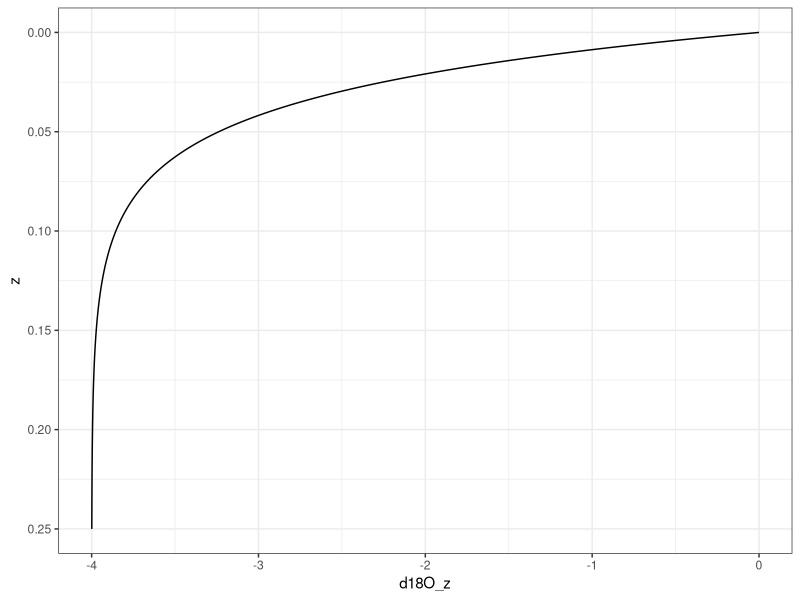
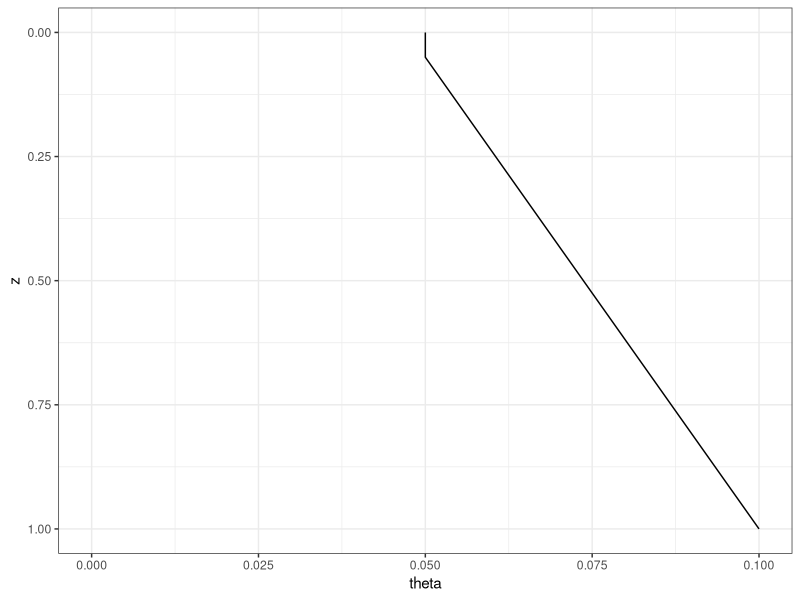
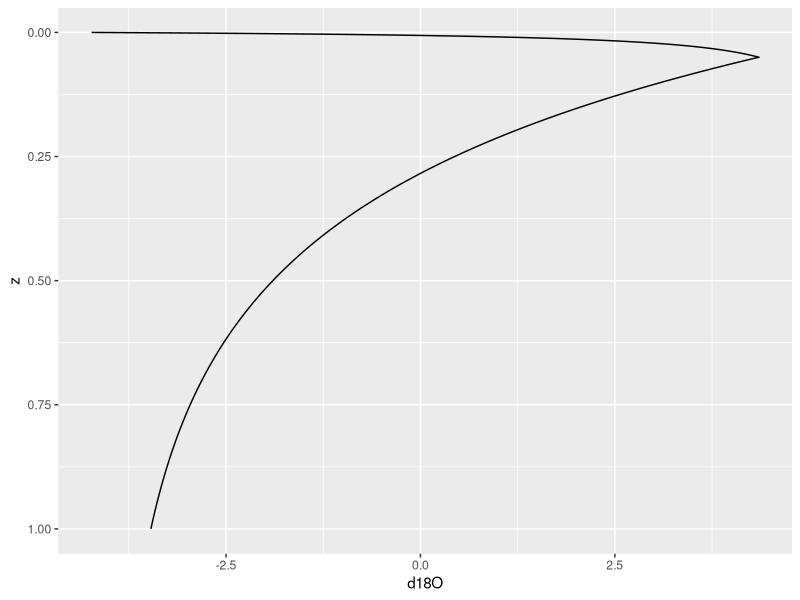
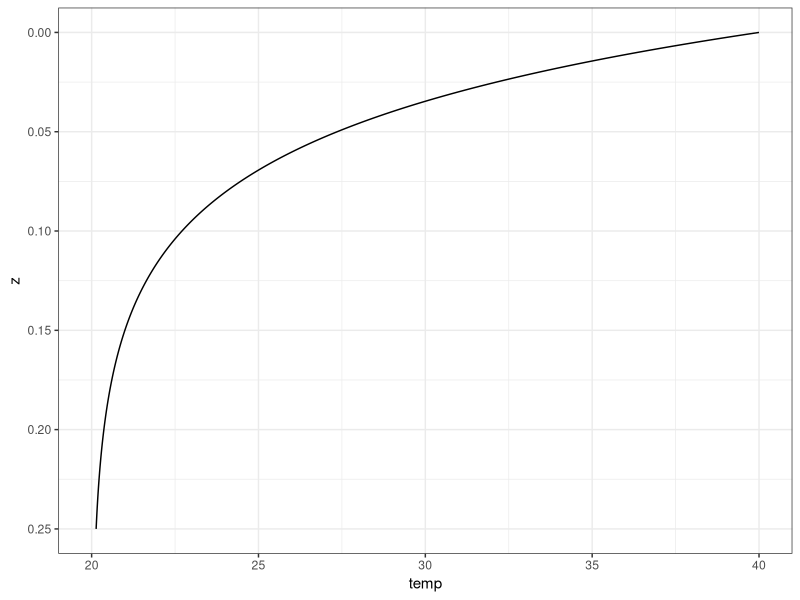

The R source for these figures, in order: (Note: this script raises an error after producing the figures.)
## ---- chunk 1
library(tidyverse)
## ---- chunk 2
saturated_soil <- tibble(
  # set up 
  z = seq(0,.25, by = .001), #m
  
  #Oxygen isotope boundary conditions
  d18O_res = -4, #permil
  d18O_surface = 0, #permil
  
  #Soil boundary conditions
  E = 10E-9, #m/sec - this is just under 1 mm / day (0.864 mm/ day)
  p = 0.3, # porosity, unitless
  tau = 0.67, #toruosity, unitless
  theta = 0.3, #volumetric water content unitless
  D = 1.5E-9, #m^2 / sec from Barnes and Allison, 1988
  f = tau*theta,

  
  #calculated terms
  D_star = f*D,  #m^2 / sec
  z_l = D_star/E, #m
  d18O_z = d18O_res + (d18O_surface - d18O_res)*exp(-z/z_l) #permil
)

saturated_soil %>% ggplot()+aes(x = d18O_z, y = z) + geom_line()  + scale_y_reverse() + scale_x_continuous(limits = c(-4,0)) + theme_bw()
## ---- chunk 3
water_C <- tibble (
  z = seq (0,1, by = 0.001),
  theta = ifelse(z<=0.05, 0.05, (z+0.9)/19)
)
  
water_C %>% ggplot () + aes(x = theta, y = z) %>% geom_line()+scale_y_reverse()+scale_x_continuous(limits = c(0,.1)) + theme_bw()
## ---- chunk 4
vt_region <-  tibble(
  #the basics: 
  z = seq(0,.05, by = .001), #m
  temp = 20, #°C
  temp.K = temp + 273.15,
  rho = 997, #kg/m^3
  
  #fractionation factors:
  R = 8.314, #J/mol-K
  epsilon_d18O_eq = -7.685+6.7123*(1E3/temp.K)-1.6664*(1E6/temp.K^2)+0.35041*(1E9/temp.K^3),
  alpha_eq = exp(epsilon_d18O_eq/1000),
  alpha_kin = .975, 
  epsilon_kin = -25, #permil
  
  #isotope boundary conditions: 
  d18O_res = -4, #permil
  d180_surface = 0, #permil
  d18O_a = -14, #permil
  
  #Soil boundary conditions
  h_a = 0.2, #relative humidity @ surface
  E = 10E-9, #m/sec
  p = 0.3, # porosity, unitless
  tau = 0.67, #toruosity, unitless
  theta = ifelse(z<=0.05, 0.05, (z+0.9)/19), #changes through the profile 
  N_sat = 0.017, #kg/m^2
  D = 1.5E-9, #m^2 / sec from Barnes and Allison, 1988
  D_v = 2.42E-5,
  f = tau*theta,
  D_star = f*D,  #m^2 / sec
  
  #liquid diffusion length scale 
  z_l = D_star/E, #m
  
  
  #kinetic fractionation terms: 
  eta = (1-h_a)/epsilon_kin,
  z_bar = (N_sat*D_v)/(rho*E),
  
  
  diffusion_term  = (eta*(1+d18O_res)) + (d18O_res - d18O_a),
  humidity_term = (z/ (z+h_a*z_bar)),
  d18O =  (d18O_a + epsilon_d18O_eq + diffusion_term*humidity_term)/alpha_eq
  
)
## ---- chunk 5
lt_region <- tibble (
  z = seq (.051, 1, by=0.001),
  z_ef = 0.05, #m
  temp = 20, #°C
  temp.K = temp + 273.15,
  rho = 997, #kg/m^3
  
  #fractionation factors:
  R = 8.314, #J/mol-K
  epsilon_d18O_eq = -7.685+6.7123*(1E3/temp.K)-1.6664*(1E6/temp.K^2)+0.35041*(1E9/temp.K^3),
  alpha_eq = exp(epsilon_d18O_eq/1000),
  alpha_kin = 0.975, 
  epsilon_kin = -25, #permil, average based on Rothfuss et al., 2012
  
  #isotope boundary conditions: 
  d18O_res = -4, #permil
  d18O_surface = 0, #permil
  d18O_a = -14, #permil

  #Soil boundary conditions
  E = 10E-10, #m/sec
  p = 0.3, # porosity, unitless
  tau = 0.67, #toruosity, unitless
  theta = ifelse(z<=0.05, 0.05, (z+0.9)/19), #changes through the profile
  N_sat = 0.017, #kg/m^2
  D = 1.5E-9, #m^2 / sec from Barnes and Allison, 1988
  D_v = 2.42E-5,
  f = tau*theta,
  D_star = f*D,  #m^2 / sec
  g = tau*(1-theta), #this is an approximation (see 1988 paper, p 151)
  Dv_star = g*D_v,
  
  #length scales
  z_l = D_star/E, #m
  z_v = (alpha_eq*alpha_kin*Dv_star*N_sat)/(E*rho),
  k = z_l + z_v, 
  
  #equation 6 from 1988 paper: 
  d18O = d18O_res + (4.35 - d18O_res)*exp(-1/k*(z-z_ef))
)
  
## ---- chunk 6
d18O_profile <- bind_rows(vt_region, lt_region) %>% 
  select(z, d18O)

Isothermal_unsaturated <- d18O_profile %>% 
    ggplot() + 
    aes(d18O, z)+
    geom_path() + 
    scale_y_reverse()


Isothermal_unsaturated
## ---- chunk 7
Temp_profile <- tibble(
  z = seq(0,1, by = 0.001),
  t_ave =  20,
  t_surface= 40,
  temp = t_ave + (t_surface - t_ave)*exp(-z/0.05)
  ) %>% 
    ggplot()+aes(x = temp, y = z) + geom_path()+scale_y_reverse(limits = c(0.25,0))+theme_bw()

Temp_profile
## ---- chunk 8
vt_ni <-  tibble(
  #the basics: 
  z = seq(0,0.05, by = .001), #m
  t_ave =  20,
  t_surface= 40,
  temp = t_ave + (t_surface - t_ave)*exp(-z/0.05),
  temp.K = temp + 273.15,
  rho = 997, #kg/m^3
  
  #fractionation factors:
  R = 8.314, #J/mol-K
  epsilon_d18O_eq = -7.685+6.7123*(1E3/temp.K)-1.6664*(1E6/temp.K^2)+0.35041*(1E9/temp.K^3),
  alpha_eq = exp(epsilon_d18O_eq/1000),
  alpha_kin = .975, 
  epsilon_kin = -25, #permil
  
  #isotope boundary conditions: 
  d18O_res = -4, #permil
  d180_surface = 0, #permil
  d18O_a = -14, #permil
  
  #Soil boundary conditions
  h_a = 0.2, #relative humidity @ surface
  E = 10E-9, #m/sec
  p = 0.3, # porosity, unitless
  tau = 0.67, #toruosity, unitless
  theta = ifelse(z<=0.05, 0.05, (z+0.9)/19), #changes through the profile 
  N_sat = 0.017, #kg/m^2
  D = 1.5E-9, #m^2 / sec from Barnes and Allison, 1988
  D_v = 2.42E-5,
  f = tau*theta,
  D_star = f*D,  #m^2 / sec
  
  #liquid diffusion length scale 
  z_l = D_star/E, #m
  
  
  #kinetic fractionation terms: 
  eta = (1-h_a)/epsilon_kin,
  z_bar = (N_sat*D_v)/(rho*E),
  
  diffusion_term  = (eta*(1+d18O_res)) + (d18O_res - d18O_a),
  humidity_term = (z/ (z+h_a*z_bar)),
  d18O_summer =  (d18O_a + epsilon_d18O_eq + diffusion_term*humidity_term)/alpha_eq
  
)
## ---- chunk 9
lt_ni <- tibble (
  z = seq (.051, 1, by=0.001),
  z_ef = 0.05, #m
  t_ave =  20,
  t_surface= 40,
  temp = t_ave + (t_surface - t_ave)*exp(-z/0.05),
  temp.K = temp + 273.15,
  rho = 997, #kg/m^3
  
  #fractionation factors:
  R = 8.314, #J/mol-K
  epsilon_d18O_eq = -7.685+6.7123*(1E3/temp.K)-1.6664*(1E6/temp.K^2)+0.35041*(1E9/temp.K^3),
  alpha_eq = exp(epsilon_d18O_eq/1000),
  alpha_kin = 0.975, 
  epsilon_kin = -25, #permil, average based on Rothfuss et al., 2012
  
  #isotope boundary conditions: 
  d18O_res = -4, #permil
  d18O_surface = 0, #permil
  d18O_a = -14, #permil

  #Soil boundary conditions
  E = 10E-10, #m/sec
  p = 0.3, # porosity, unitless
  tau = 0.67, #toruosity, unitless
  theta = ifelse(z<=0.05, 0.05, (z+0.9)/19), #changes through the profile
  N_sat = 0.017, #kg/m^2
  D = 1.5E-9, #m^2 / sec from Barnes and Allison, 1988
  D_v = 2.42E-5,
  f = tau*theta,
  D_star = f*D,  #m^2 / sec
  g = tau*(1-theta), #this is an approximation (see 1988 paper, p 151)
  Dv_star = g*D_v,
  
  #length scales
  z_l = D_star/E, #m
  z_v = (alpha_eq*alpha_kin*Dv_star*N_sat)/(E*rho),
  k = z_l + z_v, 
  
  #equation 6 from 1988 paper: 
  d18O_summer = d18O_res + (3.74 - d18O_res)*exp(-1/k*(z-z_ef))
)

ni_profile <- bind_rows(vt_ni,lt_ni) %>% select (z, d18O_summer) 
## ---- chunk 10
d18O_profile_compare <- bind_cols(d18O_profile, ni_profile) %>% 
  pivot_longer(c(d18O, d18O_summer)) %>%   
    ggplot()+
    aes(x = value, y = z, color = name) + 
    geom_path()+
    scale_y_reverse()+
    theme_bw()

d18O_profile_compare
